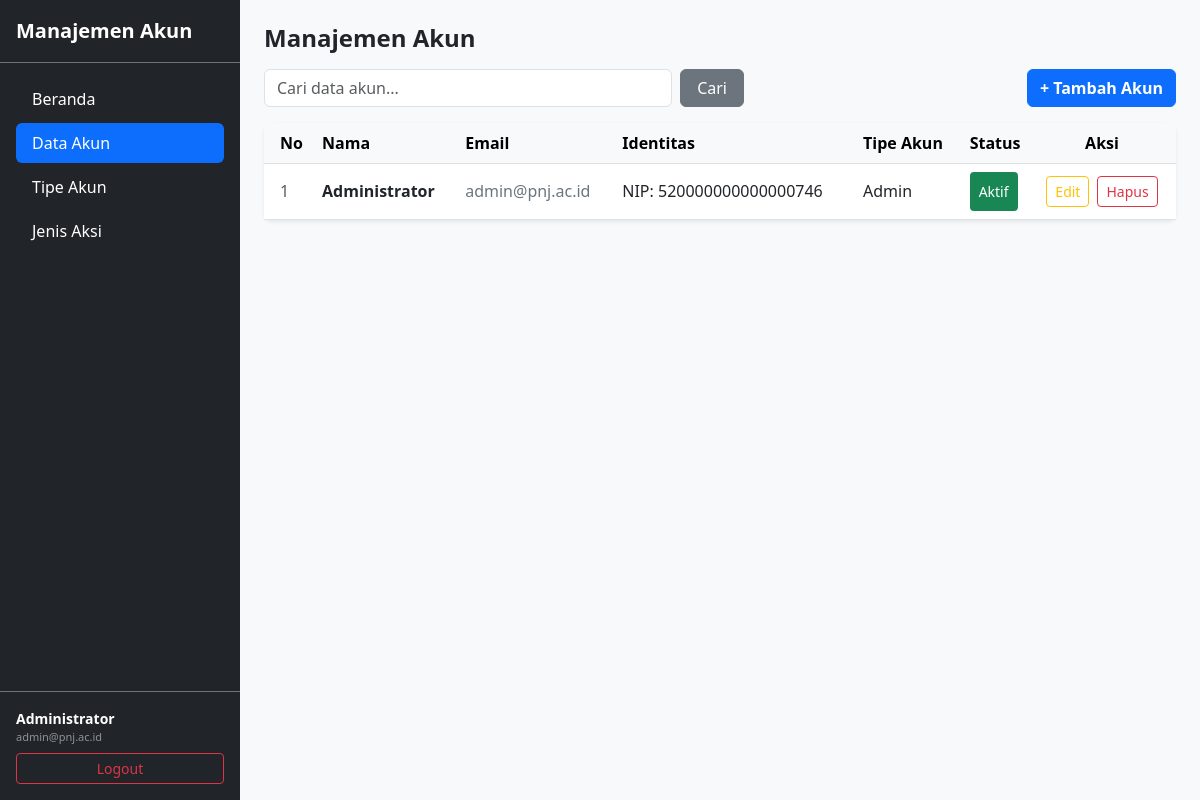
Screenshot of /akun/index.php (signed in) with the database file from the repository.
### tables this page shows
CREATE TABLE IF NOT EXISTS `accounts` (
  `id` VARCHAR(36) NOT NULL,
  `name` VARCHAR(128) NOT NULL,
  `email` VARCHAR(128) NOT NULL UNIQUE,
  `password` TEXT NOT NULL,
  `account_type_id` VARCHAR(36) NOT NULL,
  `status` VARCHAR(128) NOT NULL,
  `identification_number` VARCHAR(128) NOT NULL,
  `identification_type` ENUM('NIM', 'NIP') NOT NULL,
  `created_at` DATETIME DEFAULT CURRENT_TIMESTAMP,
  `updated_at` DATETIME DEFAULT NULL ON UPDATE CURRENT_TIMESTAMP,
  `deleted_at` DATETIME DEFAULT NULL,
  PRIMARY KEY (`id`),
  KEY `fk_accounts_account_type` (`account_type_id`),
  CONSTRAINT `fk_accounts_account_type` FOREIGN KEY (`account_type_id`) REFERENCES `account_type` (`id`) ON DELETE CASCADE ON UPDATE CASCADE
);

CREATE TABLE IF NOT EXISTS `account_type` (
  `id` VARCHAR(36) NOT NULL,
  `name` VARCHAR(128) NOT NULL,
  `description` TEXT DEFAULT NULL,
  `created_at` DATETIME DEFAULT CURRENT_TIMESTAMP,
  `updated_at` DATETIME DEFAULT NULL ON UPDATE CURRENT_TIMESTAMP,
  `deleted_at` DATETIME DEFAULT NULL,
  PRIMARY KEY (`id`)
);

### akun/index.php (the view, shortened to what this page needs)
<?php
include '../conn.php';
$cari = isset($_GET['cari']) ? $_GET['cari'] : '';
$sql = "SELECT accounts.*, account_type.name AS tipe_akun_nama
        FROM accounts
        LEFT JOIN account_type ON accounts.account_type_id = account_type.id
        WHERE accounts.deleted_at IS NULL";
$sql .= " ORDER BY accounts.created_at DESC";
$data = mysqli_query($conn, $sql);
?>
<!DOCTYPE html>
<html lang="id">
<head>
    <link href="https://cdn.jsdelivr.net/npm/bootstrap@5.3.0/dist/css/bootstrap.min.css" rel="stylesheet">
</head>
<body>
<div class="d-flex min-vh-100">
    <?php include '../components/sidebar.php'; ?>
    <div class="flex-grow-1 bg-light p-4">
        <h4 class="fw-bold mb-3 text-dark">Manajemen Akun</h4>
        <div class="d-flex justify-content-between align-items-center mb-3 flex-wrap gap-2">
            <form method="GET" action="index.php" class="d-flex gap-2" style="max-width: 480px; flex: 1;">
                <input type="text" name="cari" class="form-control" placeholder="Cari data akun..." value="<?php echo $cari; ?>">
                <button type="submit" class="btn btn-secondary px-3">Cari</button>
            </form>
            <a href="tambah.php" class="btn btn-primary fw-semibold">+ Tambah Akun</a>
        </div>
        <div class="card shadow-sm border-0 rounded-3">
            <div class="table-responsive">
                <table class="table table-hover align-middle mb-0">
                    <thead class="table-light">
                        <tr>
                            <th width="50" class="ps-3">No</th>
                            <th>Nama</th>
                            <th>Email</th>
                            <th>Identitas</th>
                            <th>Tipe Akun</th>
                            <th>Status</th>
                            <th width="140" class="text-center pe-3">Aksi</th>
                        </tr>
                    </thead>
                    <tbody>
                        <?php
                        $no = 1;
                        if (mysqli_num_rows($data) > 0) {
                            while ($row = mysqli_fetch_array($data)) {
                        ?>
                            <tr>
                                <td class="ps-3 text-muted"><?php echo $no++; ?></td>
                                <td class="fw-semibold text-dark"><?php echo $row['name']; ?></td>
                                <td class="text-secondary"><?php echo $row['email']; ?></td>
                                <td>
                                    <?php echo $row['identification_type']; ?>: <?php echo $row['identification_number']; ?>
                                </td>
                                <td>
                                    <?php echo $row['tipe_akun_nama']; ?>
                                </td>
                                <td>
                                    <?php
                                    if ($row['status'] == 'Aktif') {
                                        echo "<a href='status.php?id=" . $row['id'] . "' class='btn btn-sm bg-success py-2 text-white' onclick='return confirm(\"Yakin ingin mengganti status akun ini?\")'>Aktif</a>";
                                    } else {
                                        echo "<a href='status.php?id=" . $row['id'] . "' class='btn btn-sm bg-secondary py-2 text-white' onclick='return confirm(\"Yakin ingin mengganti status akun ini?\")'>Nonaktif</a>";
                                    }
                                    ?>
                                </td>
                                <td class="text-center pe-3">
                                    <?php if (isset($_SESSION['account_type_name']) && $_SESSION['account_type_name'] == 'Admin') { ?>
                                    <div class="d-flex justify-content-center gap-2">
                                        <a href="edit.php?id=<?php echo $row['id']; ?>" class="btn btn-sm btn-outline-warning">Edit</a>
                                        <a href="hapus.php?id=<?php echo $row['id']; ?>" class="btn btn-sm btn-outline-danger" onclick="return confirm('Yakin ingin menghapus akun ini?')">Hapus</a>
                                    </div>
                                    <?php } else { ?>
                                        <span class="text-muted">Tidak ada aksi</span>
                                    <?php } ?>
                                </td>
                            </tr>
                        <?php
                            }
                        } else {
                        ?>
                            <tr>
                                <td colspan="7" class="text-center py-4 text-muted">Belum ada data akun yang ditemukan.</td>
                            </tr>
                        <?php } ?>
                    </tbody>
                </table>
            </div>
        </div>
    </div>
</div>
</body>
</html>

### rows the page displays
accounts: name "Administrator", email "admin@pnj.ac.id", identification_type "NIP", identification_number "520000000000000746", account_type.name "Admin"

### other values shown
$user_name "Administrator"
$user_email "admin@pnj.ac.id"
